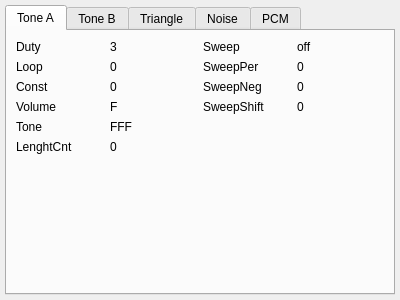
<?xml version="1.0" encoding="UTF-8"?>
<ui version="4.0">
 <class>APUWidget</class>
 <widget class="QWidget" name="APUWidget">
  <property name="geometry">
   <rect>
    <x>0</x>
    <y>0</y>
    <width>400</width>
    <height>300</height>
   </rect>
  </property>
  <property name="windowTitle">
   <string>Form</string>
  </property>
  <layout class="QVBoxLayout" name="verticalLayout">
   <property name="leftMargin">
    <number>5</number>
   </property>
   <property name="topMargin">
    <number>5</number>
   </property>
   <property name="rightMargin">
    <number>5</number>
   </property>
   <property name="bottomMargin">
    <number>5</number>
   </property>
   <item>
    <widget class="QTabWidget" name="tabWidget">
     <property name="currentIndex">
      <number>0</number>
     </property>
     <widget class="QWidget" name="tab">
      <attribute name="title">
       <string>Tone A</string>
      </attribute>
      <layout class="QGridLayout" name="gridLayout_11">
       <item row="3" column="1">
        <widget class="QLabel" name="label_79">
         <property name="text">
          <string>F</string>
         </property>
        </widget>
       </item>
       <item row="1" column="3">
        <widget class="QLabel" name="label_83">
         <property name="text">
          <string>0</string>
         </property>
        </widget>
       </item>
       <item row="6" column="0">
        <spacer name="verticalSpacer_14">
         <property name="orientation">
          <enum>Qt::Vertical</enum>
         </property>
         <property name="sizeHint" stdset="0">
          <size>
           <width>20</width>
           <height>40</height>
          </size>
         </property>
        </spacer>
       </item>
       <item row="2" column="1">
        <widget class="QLabel" name="label_78">
         <property name="text">
          <string>0</string>
         </property>
        </widget>
       </item>
       <item row="0" column="1">
        <widget class="QLabel" name="label_73">
         <property name="text">
          <string>3</string>
         </property>
        </widget>
       </item>
       <item row="0" column="2">
        <widget class="QLabel" name="label_80">
         <property name="text">
          <string>Sweep</string>
         </property>
        </widget>
       </item>
       <item row="2" column="0">
        <widget class="QLabel" name="label_75">
         <property name="text">
          <string>Const</string>
         </property>
        </widget>
       </item>
       <item row="2" column="2">
        <widget class="QLabel" name="label_84">
         <property name="text">
          <string>SweepNeg</string>
         </property>
        </widget>
       </item>
       <item row="4" column="0">
        <widget class="QLabel" name="label_88">
         <property name="text">
          <string>Tone</string>
         </property>
        </widget>
       </item>
       <item row="3" column="2">
        <widget class="QLabel" name="label_86">
         <property name="text">
          <string>SweepShift</string>
         </property>
        </widget>
       </item>
       <item row="1" column="0">
        <widget class="QLabel" name="label_74">
         <property name="text">
          <string>Loop</string>
         </property>
        </widget>
       </item>
       <item row="0" column="3">
        <widget class="QLabel" name="label_81">
         <property name="text">
          <string>off</string>
         </property>
        </widget>
       </item>
       <item row="1" column="2">
        <widget class="QLabel" name="label_82">
         <property name="text">
          <string>SweepPer</string>
         </property>
        </widget>
       </item>
       <item row="0" column="0">
        <widget class="QLabel" name="label_72">
         <property name="text">
          <string>Duty</string>
         </property>
        </widget>
       </item>
       <item row="4" column="1">
        <widget class="QLabel" name="label_89">
         <property name="text">
          <string>FFF</string>
         </property>
        </widget>
       </item>
       <item row="3" column="3">
        <widget class="QLabel" name="label_87">
         <property name="text">
          <string>0</string>
         </property>
        </widget>
       </item>
       <item row="3" column="0">
        <widget class="QLabel" name="label_76">
         <property name="text">
          <string>Volume</string>
         </property>
        </widget>
       </item>
       <item row="1" column="1">
        <widget class="QLabel" name="label_77">
         <property name="text">
          <string>0</string>
         </property>
        </widget>
       </item>
       <item row="2" column="3">
        <widget class="QLabel" name="label_85">
         <property name="text">
          <string>0</string>
         </property>
        </widget>
       </item>
       <item row="5" column="0">
        <widget class="QLabel" name="label_90">
         <property name="text">
          <string>LenghtCnt</string>
         </property>
        </widget>
       </item>
       <item row="5" column="1">
        <widget class="QLabel" name="label_91">
         <property name="text">
          <string>0</string>
         </property>
        </widget>
       </item>
      </layout>
     </widget>
     <widget class="QWidget" name="tab_2">
      <attribute name="title">
       <string>Tone B</string>
      </attribute>
      <layout class="QGridLayout" name="gridLayout_12">
       <item row="0" column="0">
        <widget class="QLabel" name="label_94">
         <property name="text">
          <string>Duty</string>
         </property>
        </widget>
       </item>
       <item row="2" column="1">
        <widget class="QLabel" name="label_110">
         <property name="text">
          <string>0</string>
         </property>
        </widget>
       </item>
       <item row="3" column="2">
        <widget class="QLabel" name="label_105">
         <property name="text">
          <string>SweepShift</string>
         </property>
        </widget>
       </item>
       <item row="2" column="3">
        <widget class="QLabel" name="label_111">
         <property name="text">
          <string>0</string>
         </property>
        </widget>
       </item>
       <item row="4" column="1">
        <widget class="QLabel" name="label_104">
         <property name="text">
          <string>FFF</string>
         </property>
        </widget>
       </item>
       <item row="1" column="2">
        <widget class="QLabel" name="label_107">
         <property name="text">
          <string>SweepPer</string>
         </property>
        </widget>
       </item>
       <item row="1" column="3">
        <widget class="QLabel" name="label_98">
         <property name="text">
          <string>0</string>
         </property>
        </widget>
       </item>
       <item row="3" column="1">
        <widget class="QLabel" name="label_97">
         <property name="text">
          <string>F</string>
         </property>
        </widget>
       </item>
       <item row="1" column="0">
        <widget class="QLabel" name="label_93">
         <property name="text">
          <string>Loop</string>
         </property>
        </widget>
       </item>
       <item row="5" column="1">
        <widget class="QLabel" name="label_106">
         <property name="text">
          <string>0</string>
         </property>
        </widget>
       </item>
       <item row="4" column="0">
        <widget class="QLabel" name="label_100">
         <property name="text">
          <string>Tone</string>
         </property>
        </widget>
       </item>
       <item row="2" column="0">
        <widget class="QLabel" name="label_102">
         <property name="text">
          <string>Const</string>
         </property>
        </widget>
       </item>
       <item row="3" column="0">
        <widget class="QLabel" name="label_101">
         <property name="text">
          <string>Volume</string>
         </property>
        </widget>
       </item>
       <item row="3" column="3">
        <widget class="QLabel" name="label_108">
         <property name="text">
          <string>0</string>
         </property>
        </widget>
       </item>
       <item row="1" column="1">
        <widget class="QLabel" name="label_96">
         <property name="text">
          <string>0</string>
         </property>
        </widget>
       </item>
       <item row="0" column="2">
        <widget class="QLabel" name="label_103">
         <property name="text">
          <string>Sweep</string>
         </property>
        </widget>
       </item>
       <item row="5" column="0">
        <widget class="QLabel" name="label_109">
         <property name="text">
          <string>LenghtCnt</string>
         </property>
        </widget>
       </item>
       <item row="0" column="3">
        <widget class="QLabel" name="label_95">
         <property name="text">
          <string>off</string>
         </property>
        </widget>
       </item>
       <item row="0" column="1">
        <widget class="QLabel" name="label_92">
         <property name="text">
          <string>3</string>
         </property>
        </widget>
       </item>
       <item row="2" column="2">
        <widget class="QLabel" name="label_99">
         <property name="text">
          <string>SweepNeg</string>
         </property>
        </widget>
       </item>
       <item row="6" column="0">
        <spacer name="verticalSpacer_15">
         <property name="orientation">
          <enum>Qt::Vertical</enum>
         </property>
         <property name="sizeHint" stdset="0">
          <size>
           <width>20</width>
           <height>40</height>
          </size>
         </property>
        </spacer>
       </item>
      </layout>
     </widget>
     <widget class="QWidget" name="tab_3">
      <attribute name="title">
       <string>Triangle</string>
      </attribute>
     </widget>
     <widget class="QWidget" name="tab_4">
      <attribute name="title">
       <string>Noise</string>
      </attribute>
     </widget>
     <widget class="QWidget" name="tab_5">
      <attribute name="title">
       <string>PCM</string>
      </attribute>
     </widget>
    </widget>
   </item>
  </layout>
 </widget>
 <resources/>
 <connections/>
</ui>
